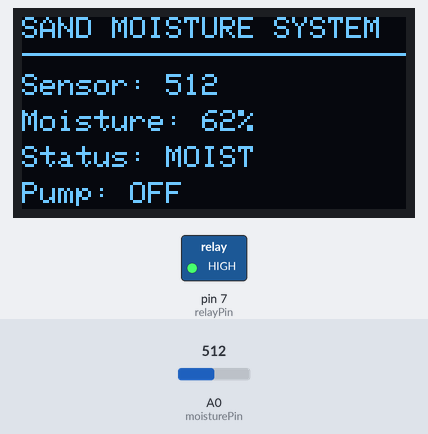
This sketch was run on a simulated Arduino Uno, built with avr-gcc and run on an emulated ATmega328P. Shown: 128×64 one-colour display, switched loads named in the sketch (green lamp = pin HIGH). The test bench sets the inputs (shaded band); at power-on: A0 (moisturePin) = 512. What the sketch prints to the serial monitor is not drawn.

Above: at 2.7 s.
2.8 s: A0 (moisturePin) set to 591
At 4.7 s:
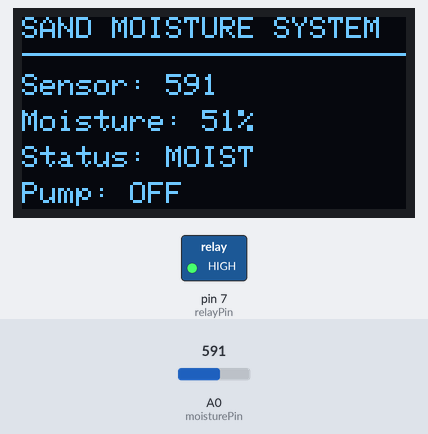
5.1 s: A0 (moisturePin) set to 607
At 6.3 s:
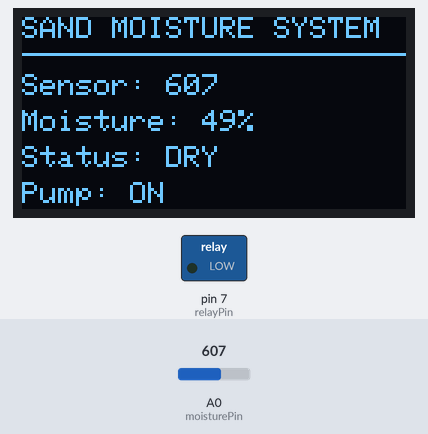
7.2 s: A0 (moisturePin) set to 590
At 9.2 s:
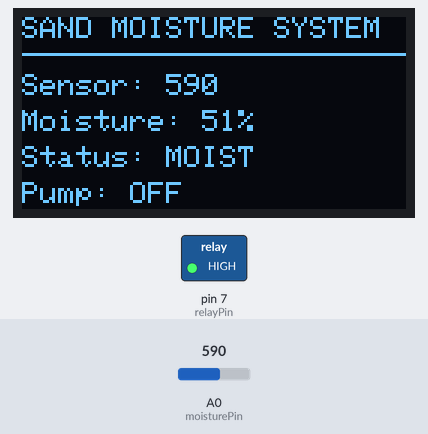
Timing chart, 0 to 10.7 s (numbered marks = the images above; inputs shaded):
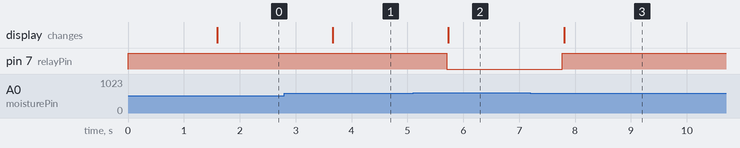

Measured:
- the behaviour switches between 599 and 600 on A0 (moisturePin) (found by bisection; images 1 and 2)
- after the input at 2.8 s, the display: changes after 0.87 s (image 1)
- after the input at 5.1 s, pin 7 (relayPin): HIGH → LOW after 0.60 s; the display: changes after 0.63 s (image 2)
- after the input at 7.2 s, pin 7 (relayPin): LOW → HIGH after 0.57 s; the display: changes after 0.60 s (image 3)

The sketch:

sketch_oct13a.ino
```cpp
#include <Wire.h>
#include <Adafruit_GFX.h>
#include <Adafruit_SSD1306.h>

#define SCREEN_WIDTH 128
#define SCREEN_HEIGHT 64

Adafruit_SSD1306 display(SCREEN_WIDTH, SCREEN_HEIGHT, &Wire, -1);

// Pin configuration
const int moisturePin = A0;
const int relayPin = 7;

// Calibration values
const int DRY_VALUE = 950;
const int WET_VALUE = 250;
const int WATERING_THRESHOLD = 600;

// Relay is active LOW
const int PUMP_ON = LOW;
const int PUMP_OFF = HIGH;

void setup() {
  Serial.begin(9600);

  digitalWrite(relayPin, PUMP_OFF);
  pinMode(relayPin, OUTPUT);

  if (!display.begin(SSD1306_SWITCHCAPVCC, 0x3C)) {
    Serial.println("OLED initialization failed!");
    while (true);
  }

  display.clearDisplay();
  display.setTextColor(SSD1306_WHITE);

  display.setTextSize(1);
  display.setCursor(0, 0);
  display.println("SAND MOISTURE");
  display.println("SYSTEM STARTING...");
  display.display();

  delay(1500);
}

void loop() {
  int sensorValue = analogRead(moisturePin);

  // Convert sensor reading to approximate moisture percentage
  int moisturePercent = map(
    sensorValue,
    DRY_VALUE,
    WET_VALUE,
    0,
    100
  );

  moisturePercent = constrain(moisturePercent, 0, 100);

  bool isDry = sensorValue >= WATERING_THRESHOLD;

  // Control pump
  digitalWrite(relayPin, isDry ? PUMP_ON : PUMP_OFF);

  // Update OLED
  display.clearDisplay();

  display.setTextSize(1);
  display.setCursor(0, 0);
  display.println("SAND MOISTURE SYSTEM");

  display.drawLine(0, 12, 127, 12, SSD1306_WHITE);

  display.setCursor(0, 19);
  display.print("Sensor: ");
  display.println(sensorValue);

  display.setCursor(0, 31);
  display.print("Moisture: ");
  display.print(moisturePercent);
  display.println("%");

  display.setCursor(0, 43);
  display.print("Status: ");
  display.println(isDry ? "DRY" : "MOIST");

  display.setCursor(0, 55);
  display.print("Pump: ");
  display.println(isDry ? "ON" : "OFF");

  display.display();

  // Serial Monitor
  Serial.print("Sensor: ");
  Serial.print(sensorValue);
  Serial.print(" | Moisture: ");
  Serial.print(moisturePercent);
  Serial.print("% | Pump: ");
  Serial.println(isDry ? "ON" : "OFF");

  delay(1000);
}
```
